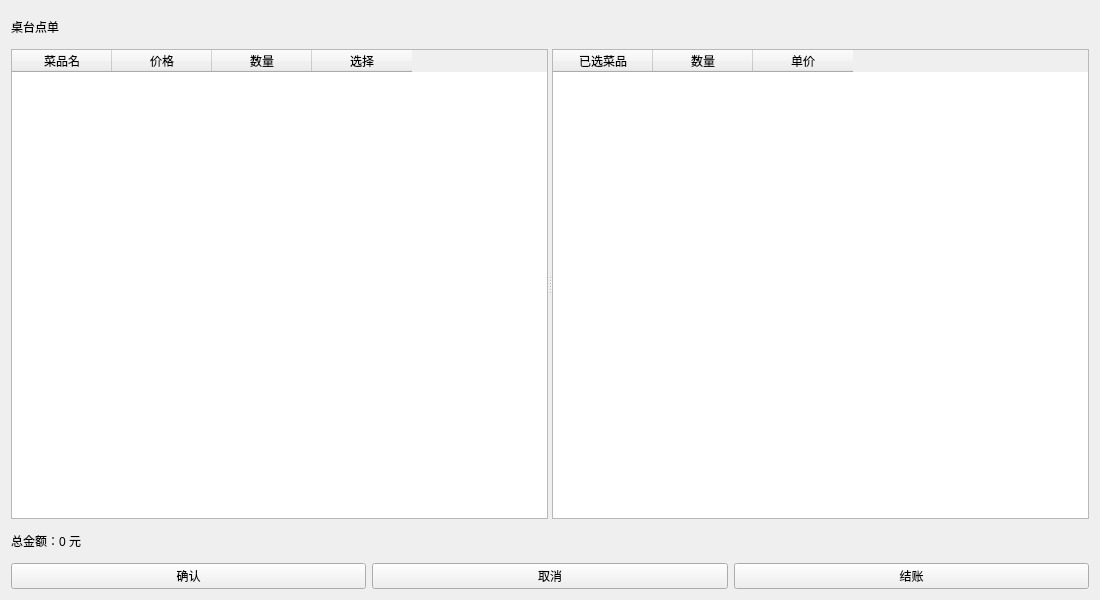
<?xml version="1.0" encoding="UTF-8"?>
<ui version="4.0">
 <class>OrderWindow</class>
 <widget class="QWidget" name="OrderWindow">
  <property name="geometry">
   <rect>
    <x>0</x>
    <y>0</y>
    <width>1100</width>
    <height>600</height>
   </rect>
  </property>
  <property name="windowTitle">
   <string>桌台点单</string>
  </property>
  <layout class="QVBoxLayout" name="verticalLayout">
   <item>
    <widget class="QLabel" name="label_title">
     <property name="maximumSize">
      <size>
       <width>16777215</width>
       <height>50</height>
      </size>
     </property>
     <property name="text">
      <string>桌台点单</string>
     </property>
    </widget>
   </item>
   <item>
    <widget class="QSplitter" name="splitter">
     <property name="minimumSize">
      <size>
       <width>0</width>
       <height>470</height>
      </size>
     </property>
     <property name="orientation">
      <enum>Qt::Horizontal</enum>
     </property>
     <widget class="QWidget" name="leftWidget">
      <layout class="QVBoxLayout" name="leftLayout">
       <item>
        <widget class="QTableWidget" name="tableWidget_menu">
         <column>
          <property name="text">
           <string>菜品名</string>
          </property>
         </column>
         <column>
          <property name="text">
           <string>价格</string>
          </property>
         </column>
         <column>
          <property name="text">
           <string>数量</string>
          </property>
         </column>
         <column>
          <property name="text">
           <string>选择</string>
          </property>
         </column>
        </widget>
       </item>
      </layout>
     </widget>
     <widget class="QWidget" name="rightWidget">
      <layout class="QVBoxLayout" name="rightLayout">
       <item>
        <widget class="QTableWidget" name="tableWidget_order">
         <column>
          <property name="text">
           <string>已选菜品</string>
          </property>
         </column>
         <column>
          <property name="text">
           <string>数量</string>
          </property>
         </column>
         <column>
          <property name="text">
           <string>单价</string>
          </property>
         </column>
        </widget>
       </item>
      </layout>
     </widget>
    </widget>
   </item>
   <item>
    <widget class="QLabel" name="label_totalAmount">
     <property name="maximumSize">
      <size>
       <width>16777215</width>
       <height>50</height>
      </size>
     </property>
     <property name="text">
      <string>总金额：0 元</string>
     </property>
    </widget>
   </item>
   <item>
    <layout class="QHBoxLayout" name="buttonLayout">
     <item>
      <widget class="QPushButton" name="btn_confirm">
       <property name="text">
        <string>确认</string>
       </property>
      </widget>
     </item>
     <item>
      <widget class="QPushButton" name="btn_cancel">
       <property name="text">
        <string>取消</string>
       </property>
      </widget>
     </item>
     <item>
      <widget class="QPushButton" name="btn_checkout">
       <property name="text">
        <string>结账</string>
       </property>
      </widget>
     </item>
    </layout>
   </item>
  </layout>
 </widget>
 <resources/>
 <connections/>
</ui>
